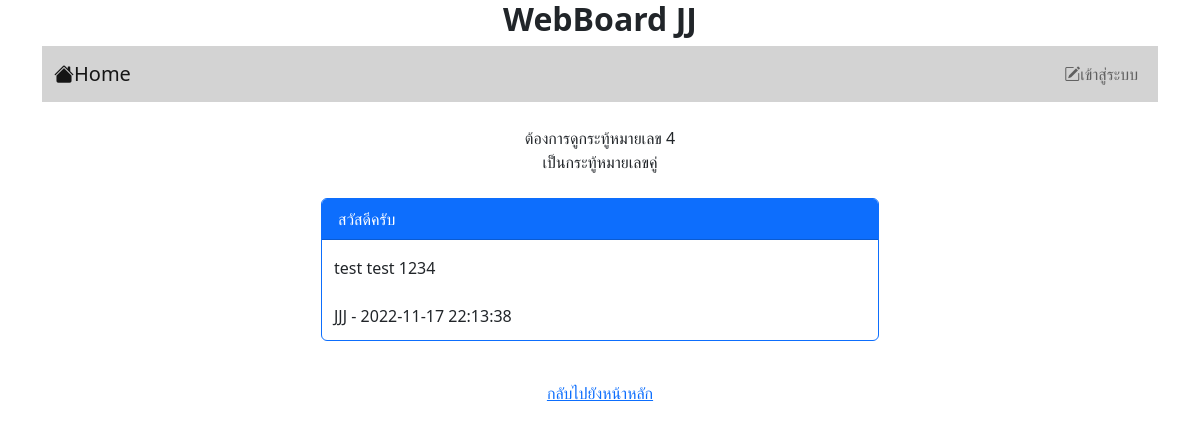
The app's page /post.php?id=4 with its own data.
### tables this page shows
CREATE TABLE `post` (
  `id` int(11) NOT NULL,
  `title` varchar(128) NOT NULL,
  `content` varchar(2048) NOT NULL,
  `post_date` datetime NOT NULL,
  `cat_id` int(11) NOT NULL,
  `user_id` int(11) NOT NULL
);

CREATE TABLE `user` (
  `id` int(11) NOT NULL,
  `login` varchar(32) NOT NULL,
  `password` varchar(64) NOT NULL,
  `name` varchar(64) NOT NULL,
  `gender` char(1) NOT NULL,
  `email` varchar(32) NOT NULL,
  `role` char(1) NOT NULL
);

### post.php (the view, shortened to what this page needs)
<!DOCTYPE html>
<html lang="en">
<head>
    <link href="https://cdn.jsdelivr.net/npm/bootstrap@5.2.2/dist/css/bootstrap.min.css" rel="stylesheet">
    <link rel="stylesheet" href="https://cdn.jsdelivr.net/npm/bootstrap-icons@1.9.1/font/bootstrap-icons.css">
</head>
<body>
    <div class="container">
    <H1 style="font-size: 200%"><center><b> WebBoard JJ </b></center></H1>
    <?php include "nav.php" ?>
    <br>
    <section class="col-md-6 mx-auto">
    <?php
        isset($_GET['id']) ? $id= $_GET['id']:header("Location: index.php");
        echo "<center>ต้องการดูกระทู้หมายเลข $id <br>";
        if($id % 2 == 0){
            echo "เป็นกระทู้หมายเลขคู่</center><br>";
        }else{
            echo "เป็นกระทู้หมายเลขคี่</center><br>";
        }
    ?>
    <?php
        $conn = new PDO("mysql:host=localhost;dbname=webboard;charset=utf8","root","");
        $data = $conn->query("SELECT p.id,p.title,p.content,p.post_date ,c.name,u.name FROM post p , user u , category c WHERE p.id = $id AND p.user_ID = u.id;");
    ?>
    <div class="card text-dark bg-white border-primary mb-3">
    <?php $row = $data->fetch(); ?>
        <div class="card-header bg-primary text-white"><?= $row['1']; ?></div>
            <div class="card-body pb-1">
                <div class="row justify-content-between px-2 mb-2">
                    <?= $row['2']; ?> <br><br>
                    <?= $row['5'] . " - " . $row['3']; ?>
                </div>
            </div>
        </div>
</section>
<br>
<center><a href="index.php" > กลับไปยังหน้าหลัก </a></center>
</div>
</body>
</html>

### records on screen
post: title "สวัสดีครับ", content "test test 1234", post_date "2022-11-17 22:13:38"
user: name "JJJ"

### other values on screen
$id "4"
